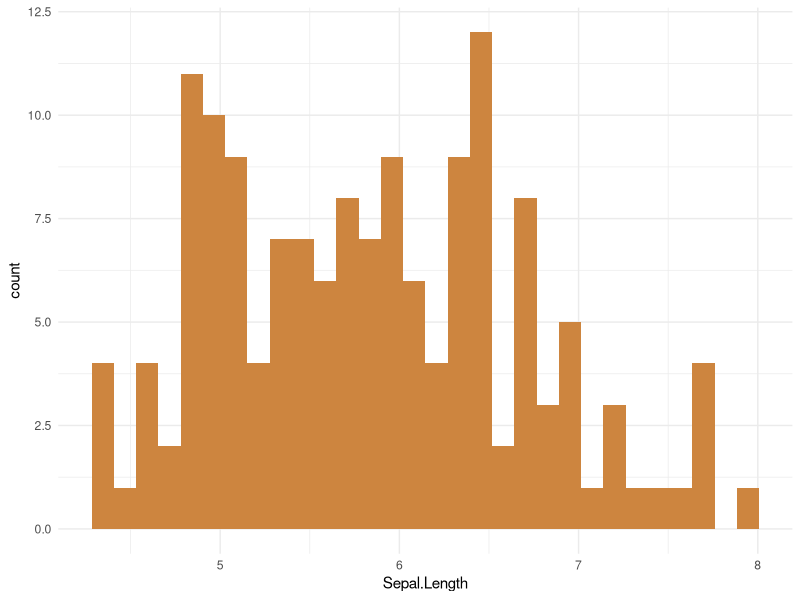

This figure's R source:
## ---- chunk 1
knitr::opts_chunk$set(echo = TRUE)
library(tidyverse)
## ---- chunk 2
col <- colors()
colors()
## ---- chunk 3
ggplot(iris, aes(x=Sepal.Length)) +
  geom_histogram(fill=col[623]) +
  theme_minimal()
